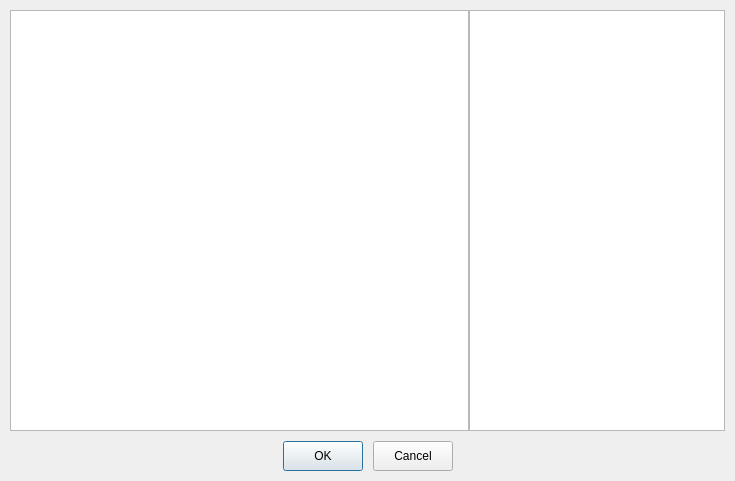
<?xml version="1.0" encoding="UTF-8"?>
<ui version="4.0">
 <class>WebItemStore</class>
 <widget class="QDialog" name="WebItemStore">
  <property name="geometry">
   <rect>
    <x>0</x>
    <y>0</y>
    <width>735</width>
    <height>481</height>
   </rect>
  </property>
  <property name="windowTitle">
   <string>Dialog</string>
  </property>
  <layout class="QVBoxLayout" name="verticalLayout">
   <property name="spacing">
    <number>10</number>
   </property>
   <property name="leftMargin">
    <number>10</number>
   </property>
   <property name="topMargin">
    <number>10</number>
   </property>
   <property name="rightMargin">
    <number>10</number>
   </property>
   <property name="bottomMargin">
    <number>10</number>
   </property>
   <item>
    <layout class="QHBoxLayout" name="horizontalLayout">
     <property name="spacing">
      <number>0</number>
     </property>
     <item>
      <widget class="WebItemListWidget" name="shelf">
       <property name="frameShadow">
        <enum>QFrame::Plain</enum>
       </property>
       <property name="editTriggers">
        <set>QAbstractItemView::NoEditTriggers</set>
       </property>
       <property name="resizeMode">
        <enum>QListView::Adjust</enum>
       </property>
       <property name="spacing">
        <number>8</number>
       </property>
       <property name="viewMode">
        <enum>QListView::IconMode</enum>
       </property>
       <property name="uniformItemSizes">
        <bool>true</bool>
       </property>
      </widget>
     </item>
     <item>
      <widget class="WebItemListWidget" name="cart">
       <property name="sizePolicy">
        <sizepolicy hsizetype="Fixed" vsizetype="Expanding">
         <horstretch>0</horstretch>
         <verstretch>0</verstretch>
        </sizepolicy>
       </property>
       <property name="frameShadow">
        <enum>QFrame::Plain</enum>
       </property>
       <property name="editTriggers">
        <set>QAbstractItemView::NoEditTriggers</set>
       </property>
       <property name="viewMode">
        <enum>QListView::IconMode</enum>
       </property>
       <property name="uniformItemSizes">
        <bool>true</bool>
       </property>
      </widget>
     </item>
    </layout>
   </item>
   <item>
    <layout class="QHBoxLayout" name="horizontalLayout_2">
     <property name="spacing">
      <number>10</number>
     </property>
     <item>
      <spacer name="horizontalSpacer">
       <property name="orientation">
        <enum>Qt::Horizontal</enum>
       </property>
       <property name="sizeHint" stdset="0">
        <size>
         <width>40</width>
         <height>20</height>
        </size>
       </property>
      </spacer>
     </item>
     <item>
      <widget class="QPushButton" name="ok">
       <property name="minimumSize">
        <size>
         <width>0</width>
         <height>30</height>
        </size>
       </property>
       <property name="text">
        <string>OK</string>
       </property>
      </widget>
     </item>
     <item>
      <widget class="QPushButton" name="cancel">
       <property name="minimumSize">
        <size>
         <width>0</width>
         <height>30</height>
        </size>
       </property>
       <property name="text">
        <string>Cancel</string>
       </property>
      </widget>
     </item>
     <item>
      <spacer name="horizontalSpacer_2">
       <property name="orientation">
        <enum>Qt::Horizontal</enum>
       </property>
       <property name="sizeHint" stdset="0">
        <size>
         <width>40</width>
         <height>20</height>
        </size>
       </property>
      </spacer>
     </item>
    </layout>
   </item>
  </layout>
 </widget>
 <customwidgets>
  <customwidget>
   <class>WebItemListWidget</class>
   <extends>QListWidget</extends>
   <header>WebItemListWidget.h</header>
  </customwidget>
 </customwidgets>
 <resources/>
 <connections/>
</ui>
